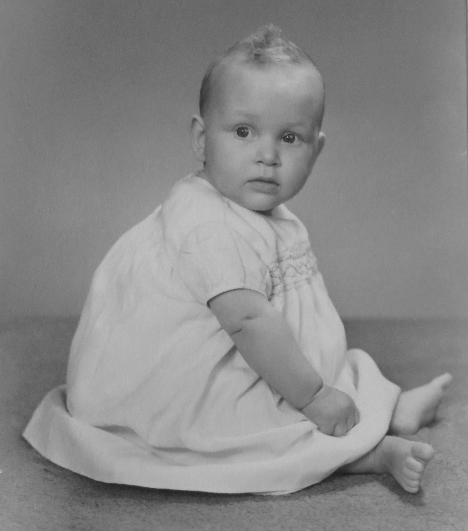
#> input picture _notebooks/hw_img.png, 468 x 531 px
$ jupyter execute '9_14 과제 히스토그램 이퀄라이제이션.ipynb'   (shell and % lines are left out)
#> lines starting #> are read from the running program, lines starting #| are printed output that depends on the picture
[cell 1]
import cv2
import matplotlib.pyplot as plt
import pandas as pd
import numpy as np

[cell 2]
img =cv2.imread('hw_img.png')
#> img is the input picture: shape (531, 468, 3); min 28, max 198, mean 136.9

[cell 3]
img.shape
#> Out = (531, 468, 3)

[cell 4]
plt.imshow(img)

[cell 5]
img_red = img * 0
#> img_red: shape (531, 468, 3); every value is 0
img_green = img * 0
img_blue = img * 0

[cell 6]
img_red[...,0] = img[...,0] #이미지 색 분리하기
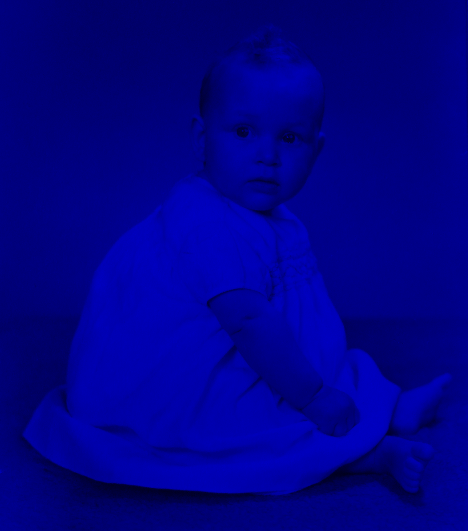
#> img_red: shape (531, 468, 3); mean B, G, R 136.9, 0, 0
img_green[...,1] = img[...,1]
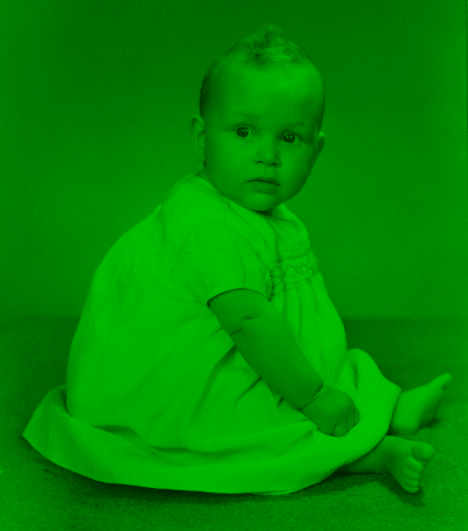
#> img_green: shape (531, 468, 3); mean B, G, R 0, 136.9, 0
img_blue[...,2] = img[...,2]
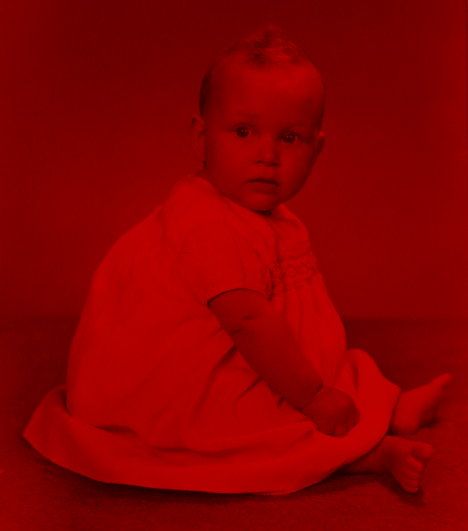
#> img_blue: shape (531, 468, 3); mean B, G, R 0, 0, 136.9

[cell 7]
plt.imshow(img_red)

[cell 8]
img_red[:,:,0].shape
#> Out = (531, 468)

[cell 9]
plt.hist(img[:,:,0].reshape(-1)) #색의 히스토그램 그리기
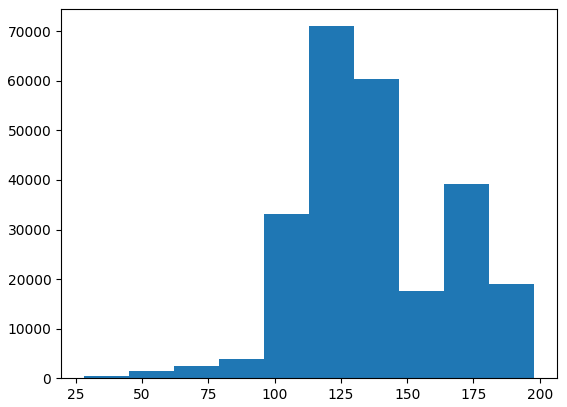
#> figure drawn by matplotlib, 1 panel; tallest bar 71030 high, from x = 113 to 130

[cell 10]
_fig = plt.hist(img[:,:,0].reshape(-1),bins=255, range=[0,255]) #색의 범위는 0~255
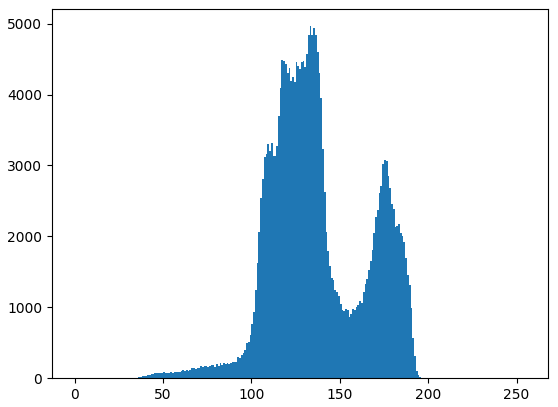
#> figure drawn by matplotlib, 1 panel; tallest bar 4963 high, from x = 133 to 134

[cell 11]
img2_red = cv2.equalizeHist(img[...,0])
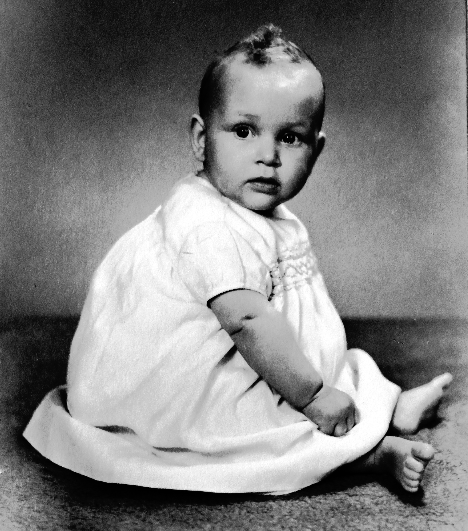
#> img2_red: shape (531, 468); min 0, max 255, mean 129.2
plt.hist(img2_red.reshape(-1)) #히스토그램 평탄화작업
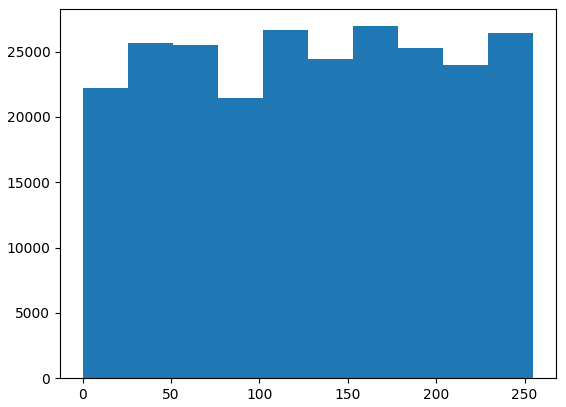
#> figure drawn by matplotlib, 1 panel; tallest bar 26942 high, from x = 153 to 178.5

[cell 12]
_fig=plt.hist(img2_red.reshape(-1),bins=255,range=(0,255)) #검은색에서 하양색까지 색을 골고루 쓰게끔
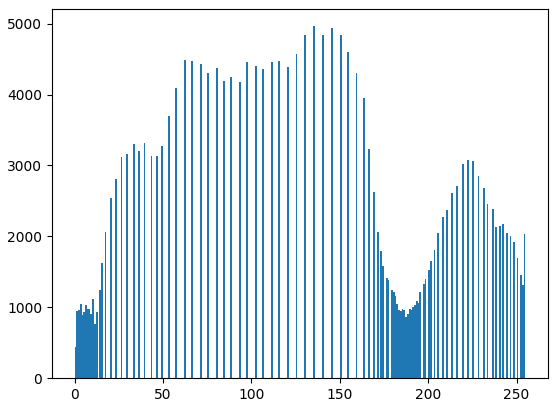
#> figure drawn by matplotlib, 1 panel; tallest bar 4963 high, from x = 135 to 136

[cell 13]
img2 = np.stack([img2_red,img2_red,img2_red],axis=-1) #빨강 이미지 세개 쌓기

[cell 14]
img2.shape
#> Out = (531, 468, 3)

[cell 15]
plt.imshow(img2)

[cell 16]
plt.imshow(img) #원래 이미지, 회색 빛

[cell 17]
img_black =cv2.imread('hw_img.png', 0) #흑백 버전으로 그림 불러오기
#> img_black: shape (531, 468); min 28, max 198, mean 136.9

[cell 18]
img_black2 = cv2.equalizeHist(img_black)

[cell 19]
plt.imshow(img_black2, cmap = 'gray')

[cell 20]
plt.imshow(np.concatenate([img_black,img_black2],axis=1),cmap='gray')
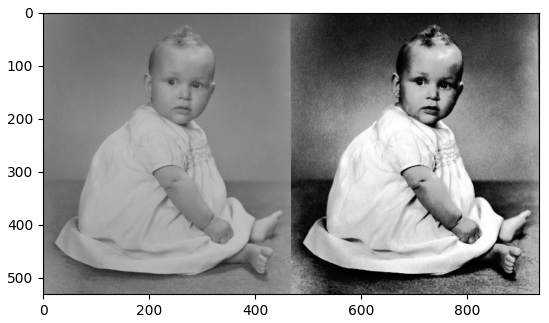
#> figure drawn by matplotlib, 1 panel
